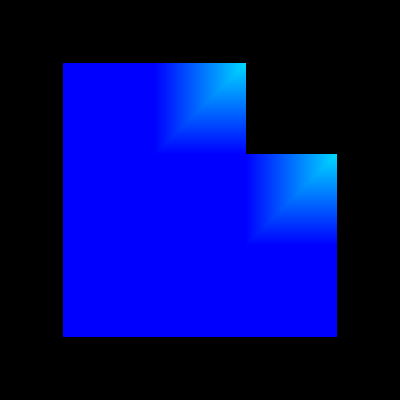

Generate this figure with Python:
#!/usr/bin/env python

# Demonstrate vtkCompositePolyDataMapper with overlapping multiblock cells.

import vtkmodules.vtkInteractionStyle  # noqa: F401
import vtkmodules.vtkRenderingOpenGL2  # noqa: F401

import os

from vtkmodules.vtkIOXML import vtkXMLMultiBlockDataReader
from vtkmodules.vtkRenderingCore import (
    vtkActor,
    vtkCompositePolyDataMapper,
    vtkRenderWindow,
    vtkRenderWindowInteractor,
    vtkRenderer,
)

# Read overlapping multiblock data
data_dir = os.environ.get("VPE_DATA_DIR", os.path.dirname(os.path.abspath(__file__)))
reader = vtkXMLMultiBlockDataReader()
reader.SetFileName(os.path.join(data_dir, "overlap_faces.vtm"))
reader.Update()

# Mapper
mapper = vtkCompositePolyDataMapper()
mapper.SetInputConnection(reader.GetOutputPort())
mapper.SelectColorArray("SpatioTemporalHarmonics")

actor = vtkActor()
actor.SetMapper(mapper)

# Rendering pipeline
renderer = vtkRenderer()
renderer.AddActor(actor)

render_window = vtkRenderWindow()
render_window.SetSize(400, 400)
render_window.AddRenderer(renderer)
render_window.SetWindowName("composite data overlapping cells")

interactor = vtkRenderWindowInteractor()
interactor.SetRenderWindow(render_window)

# Scene
renderer.ResetCamera()

interactor.Initialize()
interactor.Start()
